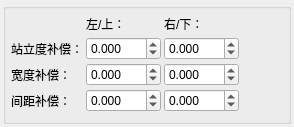
     <widget class="QWidget" name="tab_6">
      <attribute name="title">
       <string>管脚补偿值</string>
      </attribute>
      <layout class="QGridLayout" name="gridLayout_16">
       <property name="leftMargin">
        <number>3</number>
       </property>
       <property name="topMargin">
        <number>3</number>
       </property>
       <property name="rightMargin">
        <number>3</number>
       </property>
       <property name="bottomMargin">
        <number>3</number>
       </property>
       <property name="spacing">
        <number>3</number>
       </property>
       <item row="0" column="0">
        <widget class="QGroupBox" name="groupBox_2">
         <property name="title">
          <string/>
         </property>
         <layout class="QGridLayout" name="gridLayout_14">
          <property name="leftMargin">
           <number>2</number>
          </property>
          <property name="topMargin">
           <number>2</number>
          </property>
          <property name="rightMargin">
           <number>2</number>
          </property>
          <property name="bottomMargin">
           <number>2</number>
          </property>
          <property name="spacing">
           <number>2</number>
          </property>
          <item row="0" column="0">
           <layout class="QGridLayout" name="gridLayout_13">
            <property name="leftMargin">
             <number>3</number>
            </property>
            <property name="topMargin">
             <number>3</number>
            </property>
            <property name="rightMargin">
             <number>3</number>
            </property>
            <property name="bottomMargin">
             <number>3</number>
            </property>
            <property name="spacing">
             <number>3</number>
            </property>
            <item row="0" column="0">
             <spacer name="horizontalSpacer_2">
              <property name="orientation">
               <enum>Qt::Horizontal</enum>
              </property>
              <property name="sizeHint" stdset="0">
               <size>
                <width>40</width>
                <height>20</height>
               </size>
              </property>
             </spacer>
            </item>
            <item row="0" column="1">
             <widget class="QLabel" name="label_57">
              <property name="text">
               <string>左/上：</string>
              </property>
             </widget>
            </item>
            <item row="0" column="2">
             <widget class="QLabel" name="label_58">
              <property name="text">
               <string>右/下：</string>
              </property>
             </widget>
            </item>
            <item row="1" column="0">
             <widget class="QLabel" name="label_19">
              <property name="text">
               <string>站立度补偿：</string>
              </property>
             </widget>
            </item>
            <item row="1" column="1">
             <widget class="QDoubleSpinBox" name="dsp_standOffCorrLF">
              <property name="buttonSymbols">
               <enum>QAbstractSpinBox::UpDownArrows</enum>
              </property>
              <property name="decimals">
               <number>3</number>
              </property>
              <property name="minimum">
               <double>-100.000000000000000</double>
              </property>
              <property name="maximum">
               <double>100.000000000000000</double>
              </property>
              <property name="singleStep">
               <double>0.001000000000000</double>
              </property>
             </widget>
            </item>
            <item row="1" column="2">
             <widget class="QDoubleSpinBox" name="dsp_standOffCorrRT">
              <property name="buttonSymbols">
               <enum>QAbstractSpinBox::UpDownArrows</enum>
              </property>
              <property name="decimals">
               <number>3</number>
              </property>
              <property name="minimum">
               <double>-100.000000000000000</double>
              </property>
              <property name="maximum">
               <double>100.000000000000000</double>
              </property>
              <property name="singleStep">
               <double>0.001000000000000</double>
              </property>
             </widget>
            </item>
            <item row="2" column="0">
             <widget class="QLabel" name="label_59">
              <property name="text">
               <string>宽度补偿：</string>
              </property>
             </widget>
            </item>
            <item row="2" column="1">
             <widget class="QDoubleSpinBox" name="dsp_widthCorrLF">
              <property name="buttonSymbols">
               <enum>QAbstractSpinBox::UpDownArrows</enum>
              </property>
              <property name="decimals">
               <number>3</number>
              </property>
              <property name="minimum">
               <double>-100.000000000000000</double>
              </property>
              <property name="maximum">
               <double>100.000000000000000</double>
              </property>
              <property name="singleStep">
               <double>0.001000000000000</double>
              </property>
             </widget>
            </item>
            <item row="2" column="2">
             <widget class="QDoubleSpinBox" name="dsp_widthCorrRT">
              <property name="buttonSymbols">
               <enum>QAbstractSpinBox::UpDownArrows</enum>
              </property>
              <property name="decimals">
               <number>3</number>
              </property>
              <property name="minimum">
               <double>-100.000000000000000</double>
              </property>
              <property name="maximum">
               <double>100.000000000000000</double>
              </property>
              <property name="singleStep">
               <double>0.001000000000000</double>
              </property>
             </widget>
            </item>
            <item row="3" column="0">
             <widget class="QLabel" name="label_60">
              <property name="text">
               <string>间距补偿：</string>
              </property>
             </widget>
            </item>
            <item row="3" column="1">
             <widget class="QDoubleSpinBox" name="dsp_InterCorrLF">
              <property name="buttonSymbols">
               <enum>QAbstractSpinBox::UpDownArrows</enum>
              </property>
              <property name="decimals">
               <number>3</number>
              </property>
              <property name="minimum">
               <double>-100.000000000000000</double>
              </property>
              <property name="maximum">
               <double>100.000000000000000</double>
              </property>
              <property name="singleStep">
               <double>0.001000000000000</double>
              </property>
             </widget>
            </item>
            <item row="3" column="2">
             <widget class="QDoubleSpinBox" name="dsp_InterCorrRT">
              <property name="buttonSymbols">
               <enum>QAbstractSpinBox::UpDownArrows</enum>
              </property>
              <property name="decimals">
               <number>3</number>
              </property>
              <property name="minimum">
               <double>-100.000000000000000</double>
              </property>
              <property name="maximum">
               <double>100.000000000000000</double>
              </property>
              <property name="singleStep">
               <double>0.001000000000000</double>
              </property>
             </widget>
            </item>
           </layout>
          </item>
          <item row="0" column="1">
           <spacer name="horizontalSpacer_4">
            <property name="orientation">
             <enum>Qt::Horizontal</enum>
            </property>
            <property name="sizeHint" stdset="0">
             <size>
              <width>44</width>
              <height>20</height>
             </size>
            </property>
           </spacer>
          </item>
          <item row="1" column="0">
           <spacer name="verticalSpacer_2">
            <property name="orientation">
             <enum>Qt::Vertical</enum>
            </property>
            <property name="sizeHint" stdset="0">
             <size>
              <width>20</width>
              <height>4</height>
             </size>
            </property>
           </spacer>
          </item>
         </layout>
        </widget>
       </item>
      </layout>
     </widget>
